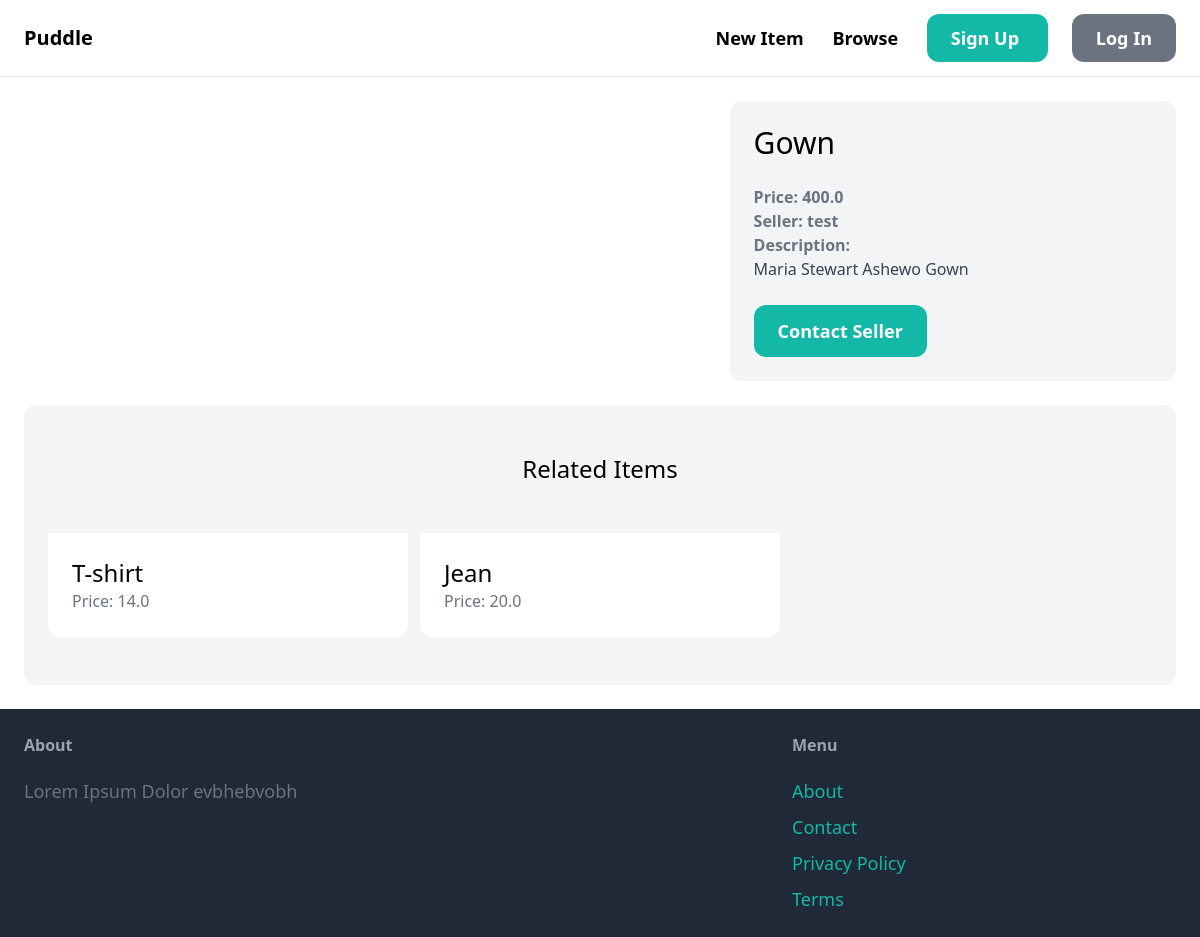
Screenshot of /items/3/ with the database file from the repository.
### item/models.py (models this page shows, shortened)
class Item(models.Model):
	category = models.ForeignKey(Category, related_name='items', on_delete=models.CASCADE)
	name = models.CharField(max_length=255)
	description = models.TextField(blank=True, null=True)
	price = models.FloatField()
	image = models.ImageField(upload_to='item_images', blank=True, null=True)
	is_sold = models.BooleanField(default=False)
	created_by = models.ForeignKey(User, related_name='items', on_delete=models.CASCADE)
	created_at = models.DateTimeField(auto_now_add=True)

### item/views.py (the view)
# urls.py: path('<str:pk>/', views.detail, name='detail'),
def detail(request, pk):
	items = get_object_or_404(Item, pk=pk)
	related_items = Item.objects.filter(category=items.category, is_sold=False).exclude(pk=pk)[0:3]
	context = {
		'item': items,
		'related_items': related_items,
	}
	return render(request, 'item/detail.html', context)

### item/templates/item/detail.html (shortened to what this page needs)
{% extends 'core/base.html' %}
{% block content %}
    <div class="grid grid-cols-5 gap-6">
        <div class="col-span-3">
        </div>
        <div class="col-span-2 p-6 bg-gray-100 rounded-xl">
            <h1 class="mb-6 text-3xl">{{ item.name }}</h1>
            <p class="text-gray-500"><strong>Price: {{ item.price }}</strong></p>
            <p class="text-gray-500"><strong>Seller: {{ item.created_by.username }}</strong></p>
            {% if item.description %}
                <p class="text-gray-700">
                    <strong class="text-gray-500"> Description: </strong><br>
                    {{ item.description }}
                </p>
            {% endif %}
            <a href="#" class="inline-block mt-6 px-6 py-3 text-lg font-semibold bg-teal-500 text-white rounded-xl hover:bf-teal-700"> Contact Seller</a>
        </div>
    </div>
        <div class="mt-6 px-6 py-12 bg-gray-100 rounded-xl">
                <h2 class="mb-12 text-2xl text-center">
                        Related Items
                </h2>
                <div class="grid grid-cols-3 gap-3">
                        {% for item in related_items %}
                                <div>
                                        <a href="{% url 'detail' item.id %}">
                                                <div class="p-6 bg-white rounded-b-xl">
                                                        <h2 class="text-2xl">{{ item.name }}</h2>
                                                        <p class="text-gray-500">Price: {{ item.price }}</p>
                                                </div>
                                        </a>
                                </div>
                        {% endfor %}
                </div>
        </div>
{% endblock content %}

### rows the page displays
Item: name "Gown", price "400.0", created_by.username "test", description "Maria Stewart Ashewo Gown"
Item: name "T-shirt", price "14.0"
Item: name "Jean", price "20.0"
